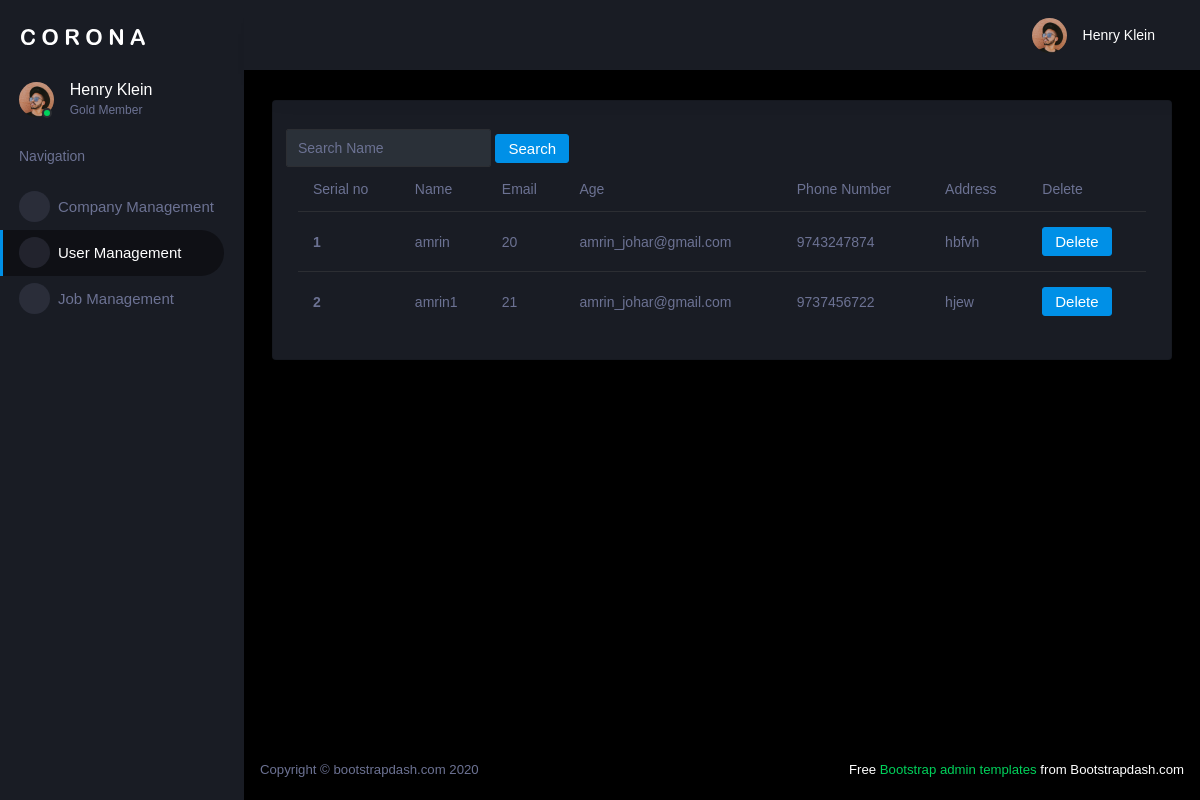
Screenshot of /read_jobseeker (signed in) with the database file from the repository.
### new_app/models.py (models this page shows)
class JobSeeker(models.Model):
    user = models.OneToOneField(Login,on_delete=models.CASCADE,related_name='jobseeker')
    name = models.CharField(max_length=20)
    age = models.IntegerField()
    email = models.EmailField()
    phone_number = models.CharField(max_length=10)
    address = models.TextField()

### new_app/admin_views.py (the view)
# urls.py: path("read_jobseeker", admin_views.read_jobseeker, name="read_jobseeker"),
@login_required(login_url='login_view')
def read_jobseeker(request):
    data = JobSeeker.objects.all()
    jobseekerFilter = JobseekerFilter(request.GET, queryset=data)
    data = jobseekerFilter.qs
    context = {
        'data1': data,
        'jobseekerFilter': jobseekerFilter
    }
    return render(request,"admin/read_jobseeker.html",context)

### templates/admin/read_jobseeker.html
{% extends "admin/admin_base.html" %}
{% block content %}
<div class="row">
         <form method="get" class="form-inline " style="float:right;">
             <div class="md-form my-0">
                 {{ jobseekerFilter.form }}
                 <button class="btn btn-primary mr-2" type="submit">Search</button>
             </div>
         </form>
</div>
<table class="table">
  <thead>
    <tr>
      <th scope="col">Serial no</th>
      <th scope="col">Name</th>
      <th scope="col">Email</th>
      <th scope="col">Age</th>
      <th scope="col">Phone Number</th>
      <th scope="col">Address</th>
      <th scope="col">Delete</th>
    </tr>
  </thead>
  <tbody>
  {% for i in data1 %}
    <tr>
      <th scope="row">{{ forloop.counter }}</th>
      <td>{{ i.name }}</td>
      <td>{{ i.age }}</td>
      <td>{{ i.email }}</td>
      <td>{{ i.phone_number }}</td>
      <td>{{ i.address }}</td>
      <td><a class="btn btn-primary" href="{% url 'delete_jobseeker' i.id %}" role="button">Delete</a></td>
    </tr>
  {% endfor %}
  </tbody>
</table>
{% endblock %}

### rows the page displays
JobSeeker: name "amrin", age "20", email "amrin_johar@gmail.com", phone_number "9743247874", address "hbfvh"
JobSeeker: name "amrin1", age "21", email "amrin_johar@gmail.com", phone_number "9737456722", address "hjew"
